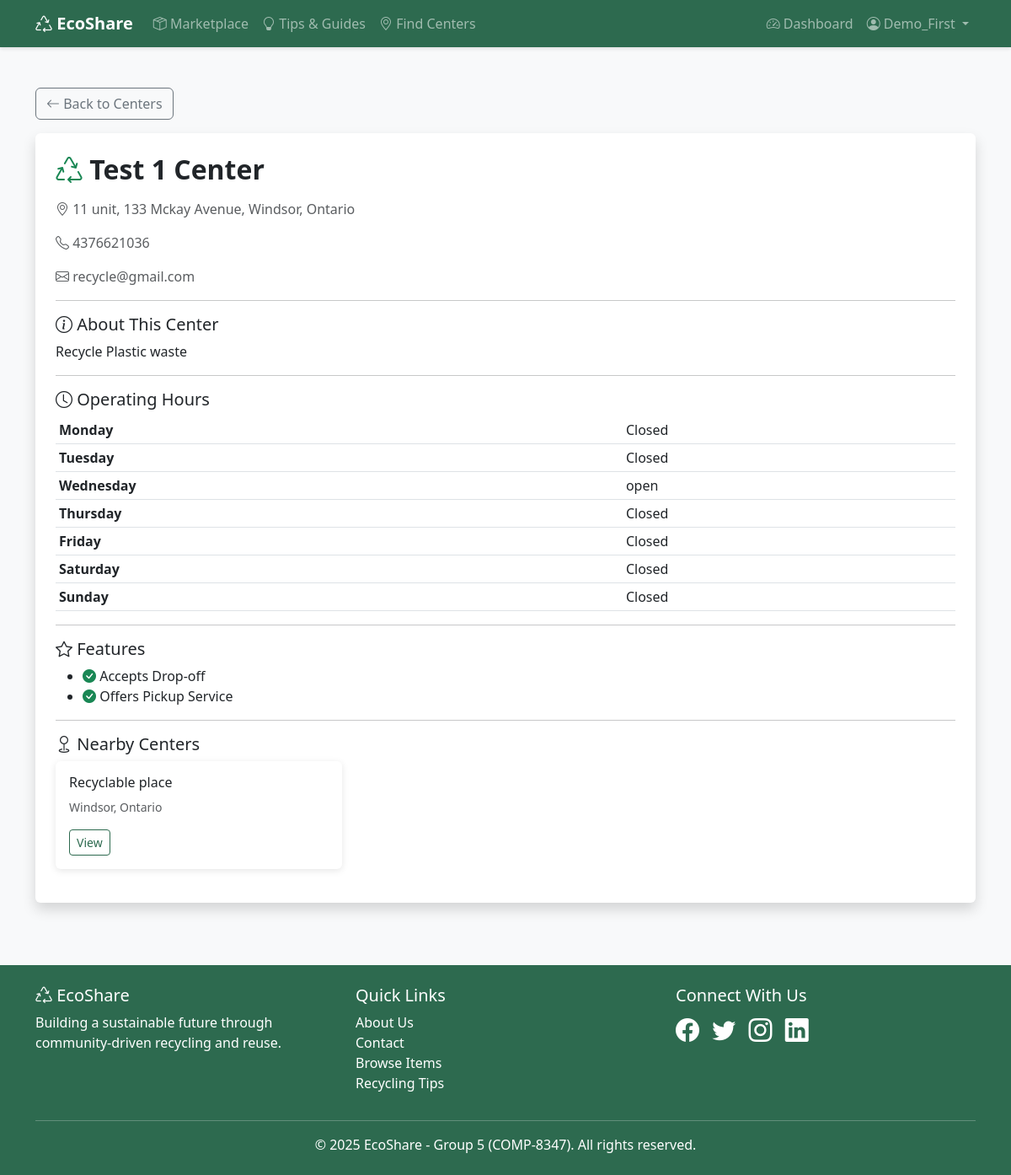
The app's page /centers/first-center/ (signed in) with its own data.
### centers/models.py (models this page shows, shortened)
class RecyclingCenter(models.Model):
    MATERIAL_CHOICES = [
        ('paper', 'Paper'),
        ('plastic', 'Plastic'),
        ('glass', 'Glass'),
        ('metal', 'Metal'),
        ('electronics', 'Electronics'),
        ('batteries', 'Batteries'),
        ('textiles', 'Textiles'),
        ('organic', 'Organic Waste'),
        ('hazardous', 'Hazardous Materials'),
    ]
    name = models.CharField(max_length=200)
    slug = models.SlugField(max_length=200, unique=True, blank=True)
    description = models.TextField()
    address = models.CharField(max_length=300)
    city = models.CharField(max_length=100)
    state = models.CharField(
        max_length=2,
        choices=CANADIAN_PROVINCES,
        help_text='Select province/territory'
    )
    zipcode = models.CharField(max_length=20)
    country = models.CharField(max_length=100, default='Canada')
    phone = models.CharField(max_length=20, blank=True)
    email = models.EmailField(blank=True)
    website = models.URLField(blank=True)
    latitude = models.DecimalField(max_digits=9, decimal_places=6, null=True, blank=True)
    longitude = models.DecimalField(max_digits=9, decimal_places=6, null=True, blank=True)
    monday_hours = models.CharField(max_length=50, blank=True, default='Closed')
    tuesday_hours = models.CharField(max_length=50, blank=True, default='Closed')
    wednesday_hours = models.CharField(max_length=50, blank=True, default='Closed')
    thursday_hours = models.CharField(max_length=50, blank=True, default='Closed')
    friday_hours = models.CharField(max_length=50, blank=True, default='Closed')
    saturday_hours = models.CharField(max_length=50, blank=True, default='Closed')
    sunday_hours = models.CharField(max_length=50, blank=True, default='Closed')
    accepts_dropoff = models.BooleanField(default=True)
    offers_pickup = models.BooleanField(default=False)
    accepts_donations = models.BooleanField(default=False)
    is_verified = models.BooleanField(default=False)
    created_at = models.DateTimeField(auto_now_add=True)
    updated_at = models.DateTimeField(auto_now=True)
    class Meta:
        ordering = ['city', 'name']
        indexes = [
            models.Index(fields=['city']),
            models.Index(fields=['state']),
            models.Index(fields=['zipcode']),
        ]

### centers/views.py (the view)
# urls.py: path('<slug:slug>/', views.RecyclingCenterDetailView.as_view(), name='center_detail'),
class RecyclingCenterDetailView(LoginRequiredMixin, DetailView):
    login_url = 'accounts:login'
    model = RecyclingCenter
    template_name = 'centers/center_detail.html'
    context_object_name = 'center'
    slug_field = 'slug'
    slug_url_kwarg = 'slug'
    def get_context_data(self, **kwargs):
        context = super().get_context_data(**kwargs)
        context['operating_hours'] = [
            ('Monday', self.object.monday_hours),
            ('Tuesday', self.object.tuesday_hours),
            ('Wednesday', self.object.wednesday_hours),
            ('Thursday', self.object.thursday_hours),
            ('Friday', self.object.friday_hours),
            ('Saturday', self.object.saturday_hours),
            ('Sunday', self.object.sunday_hours),
        ]
        context['nearby_centers'] = RecyclingCenter.objects.filter(
            city=self.object.city
        ).exclude(id=self.object.id)[:3]
        return context

### templates/centers/center_detail.html (shortened to what this page needs)
{% extends "base.html" %}
{% block content %}
<div class="container mt-4">
    <a href="{% url 'centers:center_list' %}" class="btn btn-outline-secondary mb-3">
        <i class="bi bi-arrow-left"></i> Back to Centers
    </a>
    <div class="card shadow">
        <div class="card-body p-4">
            <h2 class="fw-bold mb-3">
                <i class="bi bi-recycle text-success"></i> {{ center.name }}
            </h2>
            <p class="text-muted">
                <i class="bi bi-geo-alt"></i>
                {{ center.address }}, {{ center.city }}, {{ center.get_state_display }}
            </p>
            {% if center.phone %}
            <p class="text-muted">
                <i class="bi bi-telephone"></i>
                {{ center.phone }}
            </p>
            {% endif %}
            {% if center.email %}
            <p class="text-muted">
                <i class="bi bi-envelope"></i>
                {{ center.email }}
            </p>
            {% endif %}
            <hr>
            <h5><i class="bi bi-info-circle"></i> About This Center</h5>
            <p>{{ center.description }}</p>
            <hr>
            <h5><i class="bi bi-clock"></i> Operating Hours</h5>
            <table class="table table-sm">
                {% for day, hours in operating_hours %}
                <tr>
                    <td><strong>{{ day }}</strong></td>
                    <td>{{ hours }}</td>
                </tr>
                {% endfor %}
            </table>
            <hr>
            <h5><i class="bi bi-star"></i> Features</h5>
            <ul>
                {% if center.accepts_dropoff %}
                <li><i class="bi bi-check-circle-fill text-success"></i> Accepts Drop-off</li>
                {% endif %}
                {% if center.offers_pickup %}
                <li><i class="bi bi-check-circle-fill text-success"></i> Offers Pickup Service</li>
                {% endif %}
            </ul>
            {% if nearby_centers %}
            <hr>
            <h5><i class="bi bi-geo"></i> Nearby Centers</h5>
            <div class="row">
                {% for nearby in nearby_centers %}
                <div class="col-md-4 mb-3">
                    <div class="card">
                        <div class="card-body">
                            <h6 class="card-title">{{ nearby.name }}</h6>
                            <p class="text-muted small">{{ nearby.city }}, {{ nearby.get_state_display }}</p>
                            <a href="{% url 'centers:center_detail' nearby.slug %}" class="btn btn-sm btn-outline-primary">View</a>
                        </div>
                    </div>
                </div>
                {% endfor %}
            </div>
            {% endif %}
        </div>
    </div>
</div>
{% endblock %}

### templates/base.html (shortened to what this page needs)
<!DOCTYPE html>
<html lang="en">
<head>
    <link href="https://cdn.jsdelivr.net/npm/bootstrap@5.3.0/dist/css/bootstrap.min.css" rel="stylesheet">
    <link rel="stylesheet" href="https://cdn.jsdelivr.net/npm/bootstrap-icons@1.10.0/font/bootstrap-icons.css">
</head>
<body>
    <nav class="navbar navbar-expand-lg navbar-dark">
        <div class="container">
            <a class="navbar-brand fw-bold" href="{% url 'core:home' %}">
                <i class="bi bi-recycle"></i> EcoShare
            </a>
            <div class="collapse navbar-collapse" id="navbarNav">
                <ul class="navbar-nav me-auto">
                    <li class="nav-item">
                        <a class="nav-link" href="{% url 'items:item_list' %}">
                            <i class="bi bi-box-seam"></i> Marketplace
                         </a>
                    </li>
                    <li class="nav-item">
                        <a class="nav-link" href="{% url 'tips:tip_list' %}">
                            <i class="bi bi-lightbulb"></i> Tips & Guides
                        </a>
                    </li>
                    <li class="nav-item">
                        <a class="nav-link" href="{% url 'centers:center_list' %}">
                            <i class="bi bi-geo-alt"></i> Find Centers
                        </a>
                    </li>
                </ul>
                <ul class="navbar-nav">
                    {% if user.is_authenticated %}
                        <li class="nav-item">
                            <a class="nav-link" href="{% url 'core:dashboard' %}">
                                <i class="bi bi-speedometer2"></i> Dashboard
                            </a>
                        </li>
                        <li class="nav-item dropdown">
                            <a class="nav-link dropdown-toggle" href="#" id="userDropdown" role="button"
                                data-bs-toggle="dropdown" aria-expanded="false">
                                <i class="bi bi-person-circle"></i> {{ user.username }}
                            </a>
                        </li>
                    {% endif %}
                </ul>
            </div>
        </div>
    </nav>
    <main class="py-4">
        {% block content %}{% endblock %}
    </main>
    <footer class="py-4">
        <div class="container">
            <div class="row">
                <div class="col-md-4">
                    <h5><i class="bi bi-recycle"></i> EcoShare</h5>
                    <p>Building a sustainable future through community-driven recycling and reuse.</p>
                </div>
                <div class="col-md-4">
                    <h5>Quick Links</h5>
                    <ul class="list-unstyled">
                        <li><a href="{% url 'core:about' %}" class="text-white text-decoration-none">About Us</a></li>
                        <li><a href="{% url 'core:contact' %}" class="text-white text-decoration-none">Contact</a></li>
                        <li><a href="{% url 'items:item_list' %}" class="text-white text-decoration-none">Browse Items</a></li>
                        <li><a href="{% url 'tips:tip_list' %}" class="text-white text-decoration-none">Recycling Tips</a></li>
                    </ul>
                </div>
                <div class="col-md-4">
                    <h5>Connect With Us</h5>
                    <div class="fs-3">
                        <i class="bi bi-facebook me-2"></i>
                        <i class="bi bi-twitter me-2"></i>
                        <i class="bi bi-instagram me-2"></i>
                        <i class="bi bi-linkedin"></i>
                    </div>
                </div>
            </div>
            <hr class="bg-white">
            <div class="text-center">
                <p class="mb-0">&copy; 2025 EcoShare - Group 5 (COMP-8347). All rights reserved.</p>
            </div>
        </div>
    </footer>
</body>
</html>

### templates/base.html (style rules this page uses)
:root { --primary-green: #2d6a4f; --secondary-green: #52b788; --light-green: #95d5b2; --bg-cream: #f8f9fa; }
body { font-family: 'Segoe UI', Tahoma, Geneva, Verdana, sans-serif; background-color: var(--bg-cream); }
.navbar { background-color: var(--primary-green) !important; box-shadow: 0 2px 4px rgba(0,0,0,0.1); }
.btn-outline-primary { color: var(--primary-green); border-color: var(--primary-green); }
.card { border: none; box-shadow: 0 2px 8px rgba(0,0,0,0.1); transition: transform 0.3s; }
footer { background-color: var(--primary-green); color: white; margin-top: 50px; }

### records on screen
RecyclingCenter: name "Test 1 Center", address "11 unit, 133 Mckay Avenue", city "Windsor", state "Ontario", phone "4376621036", email "recycle@gmail.com", description "Recycle Plastic waste", operating_hours "Closed" "Closed" "open" "Closed" "Closed" "Closed" "Closed"
RecyclingCenter: name "Recyclable place", city "Windsor", state "Ontario"

### other values on screen
{{ user.username }} "Demo_First"
{{ day }} "Monday" "Tuesday" "Wednesday" "Thursday" "Friday" "Saturday" "Sunday"
